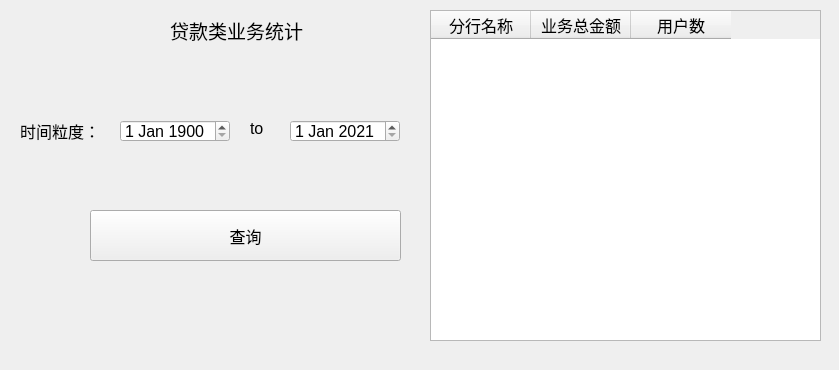
<?xml version="1.0" encoding="UTF-8"?>
<ui version="4.0">
 <class>Loancount</class>
 <widget class="QWidget" name="Loancount">
  <property name="geometry">
   <rect>
    <x>0</x>
    <y>0</y>
    <width>839</width>
    <height>370</height>
   </rect>
  </property>
  <property name="font">
   <font>
    <pointsize>12</pointsize>
   </font>
  </property>
  <property name="windowTitle">
   <string>Loancount</string>
  </property>
  <widget class="QTableWidget" name="table">
   <property name="geometry">
    <rect>
     <x>430</x>
     <y>10</y>
     <width>391</width>
     <height>331</height>
    </rect>
   </property>
   <property name="minimumSize">
    <size>
     <width>0</width>
     <height>300</height>
    </size>
   </property>
   <property name="font">
    <font>
     <pointsize>12</pointsize>
    </font>
   </property>
   <column>
    <property name="text">
     <string>分行名称</string>
    </property>
   </column>
   <column>
    <property name="text">
     <string>业务总金额</string>
    </property>
   </column>
   <column>
    <property name="text">
     <string>用户数</string>
    </property>
   </column>
  </widget>
  <widget class="QPushButton" name="pushButton_che">
   <property name="geometry">
    <rect>
     <x>90</x>
     <y>210</y>
     <width>311</width>
     <height>51</height>
    </rect>
   </property>
   <property name="font">
    <font>
     <pointsize>12</pointsize>
    </font>
   </property>
   <property name="text">
    <string>查询</string>
   </property>
  </widget>
  <widget class="QLabel" name="label_2">
   <property name="geometry">
    <rect>
     <x>170</x>
     <y>10</y>
     <width>191</width>
     <height>41</height>
    </rect>
   </property>
   <property name="font">
    <font>
     <pointsize>14</pointsize>
    </font>
   </property>
   <property name="text">
    <string>贷款类业务统计</string>
   </property>
  </widget>
  <widget class="QLabel" name="label">
   <property name="geometry">
    <rect>
     <x>20</x>
     <y>120</y>
     <width>91</width>
     <height>21</height>
    </rect>
   </property>
   <property name="font">
    <font>
     <pointsize>12</pointsize>
    </font>
   </property>
   <property name="text">
    <string>时间粒度：</string>
   </property>
  </widget>
  <widget class="QLabel" name="label_to">
   <property name="geometry">
    <rect>
     <x>250</x>
     <y>120</y>
     <width>21</width>
     <height>16</height>
    </rect>
   </property>
   <property name="text">
    <string>to</string>
   </property>
  </widget>
  <widget class="QDateEdit" name="dateEdit_2">
   <property name="geometry">
    <rect>
     <x>290</x>
     <y>120</y>
     <width>110</width>
     <height>22</height>
    </rect>
   </property>
   <property name="dateTime">
    <datetime>
     <hour>0</hour>
     <minute>0</minute>
     <second>0</second>
     <year>2021</year>
     <month>1</month>
     <day>1</day>
    </datetime>
   </property>
  </widget>
  <widget class="QDateEdit" name="dateEdit_1">
   <property name="geometry">
    <rect>
     <x>120</x>
     <y>120</y>
     <width>110</width>
     <height>22</height>
    </rect>
   </property>
   <property name="dateTime">
    <datetime>
     <hour>0</hour>
     <minute>0</minute>
     <second>0</second>
     <year>1900</year>
     <month>1</month>
     <day>1</day>
    </datetime>
   </property>
  </widget>
 </widget>
 <resources/>
 <connections/>
</ui>
